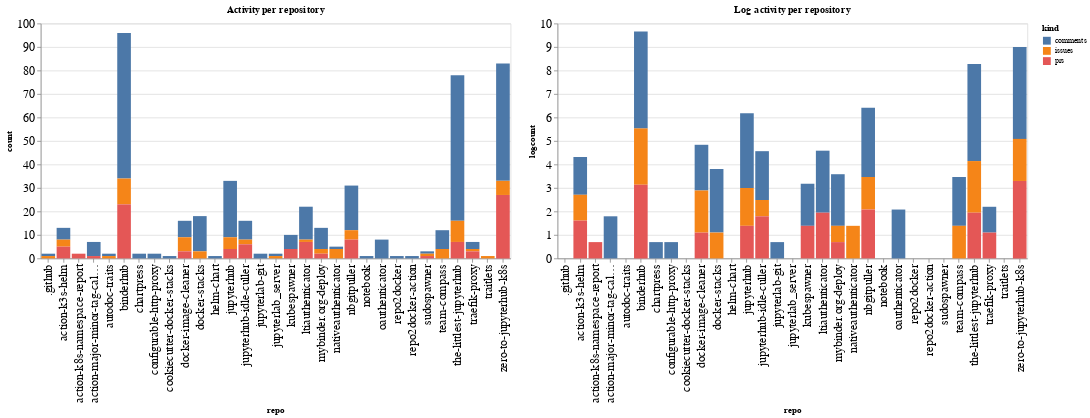

This figure's notebook cell:
### Code cell
ch1 = alt.Chart(repo_summaries, width=600, title="Activity per repository").mark_bar().encode(
    x='repo',
    y='count',
    color='kind',
    tooltip="kind"
)

ch2 = alt.Chart(repo_summaries, width=600, title="Log activity per repository").mark_bar().encode(
    x='repo',
    y='logcount',
    color='kind',
    tooltip="kind"
)

ch1 | ch2

### Figure 1 — Vega-Lite specification as saved in the notebook (floating-point values rounded to 4 significant figures)
{"config": {"axisLeft": {"labelFontSize": 15}, "axisBottom": {"labelFontSize": 15}}, "hconcat": [{"mark": "bar", "encoding": {"color": {"type": "nominal", "field": "kind"}, "tooltip": {"type": "nominal", "field": "kind"}, "x": {"type": "nominal", "field": "repo"}, "y": {"type": "quantitative", "field": "count"}}, "title": "Activity per repository", "width": 600}, {"mark": "bar", "encoding": {"color": {"type": "nominal", "field": "kind"}, "tooltip": {"type": "nominal", "field": "kind"}, "x": {"type": "nominal", "field": "repo"}, "y": {"type": "quantitative", "field": "logcount"}}, "title": "Log activity per repository", "width": 600}], "data": {"name": "data-407ffac6ebd51eb90bc0ba0721928ec3"}, "$schema": "https://vega.github.io/schema/vega-lite/v4.8.1.json", "datasets": {"data-407ffac6ebd51eb90bc0ba0721928ec3": [{"repo": ".github", "kind": "comments", "count": 1, "logcount": 0.0}, {"repo": ".github", "kind": "issues", "count": 1, "logcount": 0.0}, {"repo": "action-k3s-helm", "kind": "comments", "count": 5, "logcount": 1.609}, {"repo": "action-k3s-helm", "kind": "issues", "count": 3, "logcount": 1.099}, {"repo": "action-k3s-helm", "kind": "prs", "count": 5, "logcount": 1.609}, {"repo": "action-k8s-namespace-report", "kind": "prs", "count": 2, "logcount": 0.6931}, {"repo": "action-major-minor-tag-calculator", "kind": "comments", "count": 6, "logcount": 1.792}, {"repo": "action-major-minor-tag-calculator", "kind": "prs", "count": 1, "logcount": 0.0}, {"repo": "autodoc-traits", "kind": "comments", "count": 1, "logcount": 0.0}, {"repo": "autodoc-traits", "kind": "issues", "count": 1, "logcount": 0.0}, {"repo": "binderhub", "kind": "comments", "count": 62, "logcount": 4.127}, {"repo": "binderhub", "kind": "issues", "count": 11, "logcount": 2.398}, {"repo": "binderhub", "kind": "prs", "count": 23, "logcount": 3.135}, {"repo": "chartpress", "kind": "comments", "count": 2, "logcount": 0.6931}, {"repo": "configurable-http-proxy", "kind": "comments", "count": 2, "logcount": 0.6931}, {"repo": "cookiecutter-docker-stacks", "kind": "comments", "count": 1, "logcount": 0.0}, {"repo": "docker-image-cleaner", "kind": "comments", "count": 7, "logcount": 1.946}, {"repo": "docker-image-cleaner", "kind": "issues", "count": 6, "logcount": 1.792}, {"repo": "docker-image-cleaner", "kind": "prs", "count": 3, "logcount": 1.099}, {"repo": "docker-stacks", "kind": "comments", "count": 15, "logcount": 2.708}, {"repo": "docker-stacks", "kind": "issues", "count": 3, "logcount": 1.099}, {"repo": "helm-chart", "kind": "comments", "count": 1, "logcount": 0.0}, {"repo": "jupyterhub", "kind": "comments", "count": 24, "logcount": 3.178}, {"repo": "jupyterhub", "kind": "issues", "count": 5, "logcount": 1.609}, {"repo": "jupyterhub", "kind": "prs", "count": 4, "logcount": 1.386}, {"repo": "jupyterhub-idle-culler", "kind": "comments", "count": 8, "logcount": 2.079}, {"repo": "jupyterhub-idle-culler", "kind": "issues", "count": 2, "logcount": 0.6931}, {"repo": "jupyterhub-idle-culler", "kind": "prs", "count": 6, "logcount": 1.792}, {"repo": "jupyterlab-git", "kind": "comments", "count": 2, "logcount": 0.6931}, {"repo": "jupyterlab_server", "kind": "comments", "count": 1, "logcount": 0.0}, {"repo": "jupyterlab_server", "kind": "issues", "count": 1, "logcount": 0.0}, {"repo": "kubespawner", "kind": "comments", "count": 6, "logcount": 1.792}, {"repo": "kubespawner", "kind": "prs", "count": 4, "logcount": 1.386}, {"repo": "ltiauthenticator", "kind": "comments", "count": 14, "logcount": 2.639}, {"repo": "ltiauthenticator", "kind": "issues", "count": 1, "logcount": 0.0}, {"repo": "ltiauthenticator", "kind": "prs", "count": 7, "logcount": 1.946}, {"repo": "mybinder.org-deploy", "kind": "comments", "count": 9, "logcount": 2.197}, {"repo": "mybinder.org-deploy", "kind": "issues", "count": 2, "logcount": 0.6931}, {"repo": "mybinder.org-deploy", "kind": "prs", "count": 2, "logcount": 0.6931}, {"repo": "nativeauthenticator", "kind": "comments", "count": 1, "logcount": 0.0}, {"repo": "nativeauthenticator", "kind": "issues", "count": 4, "logcount": 1.386}, {"repo": "nbgitpuller", "kind": "comments", "count": 19, "logcount": 2.944}, {"repo": "nbgitpuller", "kind": "issues", "count": 4, "logcount": 1.386}, {"repo": "nbgitpuller", "kind": "prs", "count": 8, "logcount": 2.079}, {"repo": "notebook", "kind": "comments", "count": 1, "logcount": 0.0}, {"repo": "oauthenticator", "kind": "comments", "count": 8, "logcount": 2.079}, {"repo": "repo2docker", "kind": "comments", "count": 1, "logcount": 0.0}, {"repo": "repo2docker-action", "kind": "comments", "count": 1, "logcount": 0.0}, {"repo": "sudospawner", "kind": "comments", "count": 1, "logcount": 0.0}, {"repo": "sudospawner", "kind": "issues", "count": 1, "logcount": 0.0}, {"repo": "sudospawner", "kind": "prs", "count": 1, "logcount": 0.0}, {"repo": "team-compass", "kind": "comments", "count": 8, "logcount": 2.079}, {"repo": "team-compass", "kind": "issues", "count": 4, "logcount": 1.386}, {"repo": "the-littlest-jupyterhub", "kind": "comments", "count": 62, "logcount": 4.127}, {"repo": "the-littlest-jupyterhub", "kind": "issues", "count": 9, "logcount": 2.197}, {"repo": "the-littlest-jupyterhub", "kind": "prs", "count": 7, "logcount": 1.946}, {"repo": "traefik-proxy", "kind": "comments", "count": 3, "logcount": 1.099}, {"repo": "traefik-proxy", "kind": "issues", "count": 1, "logcount": 0.0}, {"repo": "traefik-proxy", "kind": "prs", "count": 3, "logcount": 1.099}, {"repo": "traitlets", "kind": "issues", "count": 1, "logcount": 0.0}, {"repo": "zero-to-jupyterhub-k8s", "kind": "comments", "count": 50, "logcount": 3.912}, {"repo": "zero-to-jupyterhub-k8s", "kind": "issues", "count": 6, "logcount": 1.792}, {"repo": "zero-to-jupyterhub-k8s", "kind": "prs", "count": 27, "logcount": 3.296}]}}
